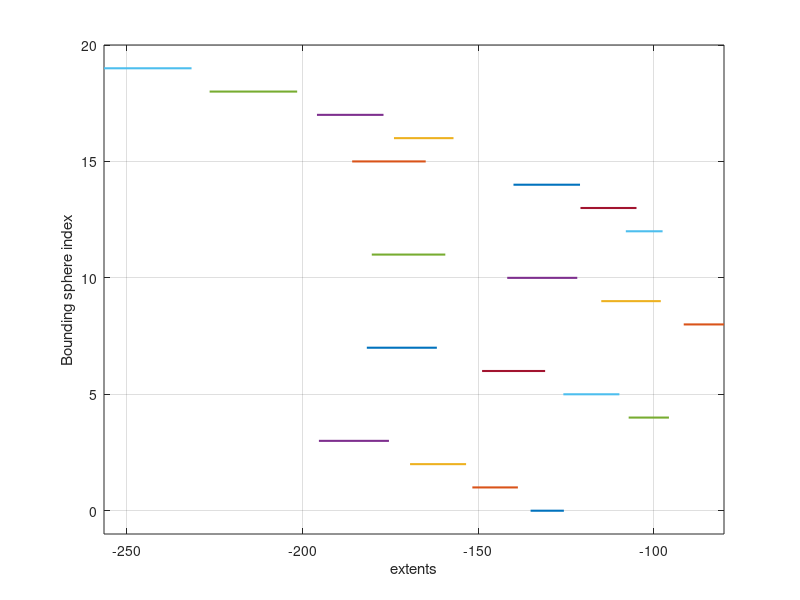

This figure's MATLAB source:
clearvars; close all; clc;

% % Xaxis
% min_indices = [16, 17, 18, 12, 13, 14, 15, 19, 11, 10, 9, 8, 7, 6, 4, 5, 3, 2, 1, 0];
% min_values = [125.839, 130.332, 141.347, 168.711, 169.46, 172.918, 177.625, ...
%   183.74, 199.722, 210.361, 212.1, 214.419, 219.777, 229.945, 232.934, 233.154, ...
%   235.981, 250.007, 260.445, 267.706];
% max_indices = [16, 17, 18, 12, 13, 14, 15, 19, 11, 8, 9, 10, 7, 4, 6, 5, 3, 2, 1, 0];
% max_values = [142.79, 149.277, 166.274, 179.18, 185.413, 191.863, 198.564, ...
%   208.668, 220.661, 225.885, 229.051, 230.303, 239.719, 244.4, 247.893, 249.107, ...
%   255.923, 265.96, 273.407, 277.179,];

% Yaxis
min_indices = [19, 18, 17, 3, 15, 7, 11, 16, 2, 1, 6, 10, 14, 0, 5, 13, 9, 12, 4, 8];
min_values = [-256.525, -226.452, -195.888, -195.334, -185.864, -181.691, ...
  -180.281, -173.961, -169.381, -151.642, -148.867, -141.713, -139.933, ...
  -135.058, -125.732, -120.858, -114.937, -107.945, -107.136, -91.4576,];
max_indices = [19, 18, 17, 3, 15, 7, 11, 16, 2, 1, 6, 0, 10, 14, 5, 13, 9, 12, 4, 8];
max_values = [-231.597, -201.525, -176.943, -175.392, -164.925, -161.749, ...
  -159.342, -157.011, -153.428, -138.68, -130.92, -125.586, -121.771, ...
  -120.988, -109.778, -104.905, -97.9861, -97.4753, -95.6696, -79.9909,];

NUM_SPHERES = length(min_indices);
figure;
for i = 0:NUM_SPHERES-1
  min_pos = find(min_indices == i);
  max_pos = find(max_indices == i);
  min_val = min_values(min_pos);
  max_val = max_values(max_pos);
  plot([min_val, max_val], [i, i], 'LineWidth', 1.5); hold on;
end
grid on;
xlabel('extents');
ylabel('Bounding sphere index');
axis([min(min_values) max(max_values) -1 NUM_SPHERES]);